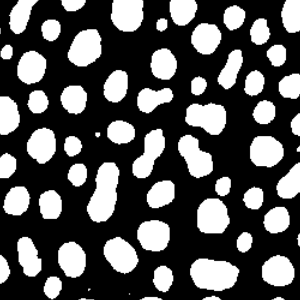
//> input picture Taller 4/build/img1.png, 300 x 300 px
$ ./taller_4 build/img1.png   (built with g++ and OpenCV 4)
//> lines starting //> are read from the running program, lines starting //| are printed output that depends on the picture
#include "opencv2/imgproc.hpp"
#include "opencv2/highgui.hpp"
#include <iostream>
#include <vector>
#include <unistd.h>
using namespace cv;
using namespace std;

Mat src, copia;

struct Coordenadas
{
    int cX, cY, valor;
};

int valorRegion = 1;

vector<Coordenadas> colaDePixeles;

bool verificarPosicion(int x, int y)
{
    for (int i = 0; i < colaDePixeles.size(); i++)
    {
        if (colaDePixeles[i].cX == x && colaDePixeles[i].cY == y)
        {
            return false;
        }
    }
    return true;
}

void buscarRegion(Coordenadas punto)
{
    Coordenadas hijoArriba, hijoAbajo, hijoDer, hijoIzq;

    if ((punto.cY - 1) > 0)
    {
        hijoArriba.cX = punto.cX;
        hijoArriba.cY = punto.cY - 1;
        if ((int)src.at<uchar>(hijoArriba.cY, hijoArriba.cX) > 0 && verificarPosicion(hijoArriba.cX, hijoArriba.cY))
        {
            Coordenadas nuevo;
            nuevo.cX = hijoArriba.cX;
            nuevo.cY = hijoArriba.cY;
            nuevo.valor = valorRegion;

            colaDePixeles.push_back(nuevo);
            buscarRegion(nuevo);
        }
    }

    if ((punto.cY + 1) < src.rows)
    {
        hijoAbajo.cX = punto.cX;
        hijoAbajo.cY = punto.cY + 1;
        if ((int)src.at<uchar>(hijoAbajo.cY, hijoAbajo.cX) > 0 && verificarPosicion(hijoAbajo.cX, hijoAbajo.cY))
        {
            Coordenadas nuevo;
            nuevo.cX = hijoAbajo.cX;
            nuevo.cY = hijoAbajo.cY;
            nuevo.valor = valorRegion;

            colaDePixeles.push_back(nuevo);
            buscarRegion(nuevo);
        }
    }

    if ((punto.cX + 1) < src.cols)
    {
        hijoDer.cX = punto.cX + 1;
        hijoDer.cY = punto.cY;
        if ((int)src.at<uchar>(hijoDer.cY, hijoDer.cX) > 0 && verificarPosicion(hijoDer.cX, hijoDer.cY))
        {
            Coordenadas nuevo;
            nuevo.cX = hijoDer.cX;
            nuevo.cY = hijoDer.cY;
            nuevo.valor = valorRegion;

            colaDePixeles.push_back(nuevo);
            buscarRegion(nuevo);
        }
    }

    if ((punto.cX - 1) > 0)
    {
        hijoIzq.cX = punto.cX - 1;
        hijoIzq.cY = punto.cY;
        if ((int)src.at<uchar>(hijoIzq.cY, hijoIzq.cX) > 0 && verificarPosicion(hijoIzq.cX, hijoIzq.cY))
        {
            Coordenadas nuevo;
            nuevo.cX = hijoIzq.cX;
            nuevo.cY = hijoIzq.cY;
            nuevo.valor = valorRegion;

            colaDePixeles.push_back(nuevo);
            buscarRegion(nuevo);
        }
    }
    return;
}

void verificacionRegiones(Mat src)
{
    for (int i = 0; i < src.cols; i++)
    {
        for (int j = 0; j < src.rows; j++)
        {
            if ((int)src.at<uchar>(j, i) > 0 && verificarPosicion(i, j))
            {
                Coordenadas nuevo;
                nuevo.cX = i;
                nuevo.cY = j;
                nuevo.valor = valorRegion;

                colaDePixeles.push_back(nuevo);
                buscarRegion(nuevo);
                valorRegion++;
            }
        }
    }
}

int main(int argc, char *argv[])
{

    src = imread(argv[1], IMREAD_GRAYSCALE);
//> src is the input picture: 300 rows x 300 cols, CV_8UC1; min 0, max 255, mean 87.2
    if (src.empty())
    {
        cout << "No se puede abrir la imagen \n"
             << endl;
        return -1;
    }
    int contador = 1, intensidadImagen, cXAux, cYAux;
    float valorVariacionRegion;
    Size size(src.cols, src.rows);
//> size = Size(300, 300)
    copia = Mat::zeros(size, CV_8UC1);

    cout << "Buscando Regiones en la imagen..." << endl;

    for (int i = 0; i < src.cols; i++)
    {
        for (int j = 0; j < src.rows; j++)
        {
            if ((int)src.at<uchar>(j, i) > 0 && verificarPosicion(i, j))
            {
                Coordenadas nuevo;
                nuevo.cX = i;
                nuevo.cY = j;
                nuevo.valor = valorRegion;

                colaDePixeles.push_back(nuevo);
                buscarRegion(nuevo);
                valorRegion++;
            }
        }
    }
//> this loop made 300 passes
//> valorRegion on passes 1 to 3: 6, 6, 7
//> after the loop, colaDePixeles = 34242 items; valorRegion = 69
    valorVariacionRegion = 205 / valorRegion;
//> valorVariacionRegion = 2
    intensidadImagen = 205;

    cout << "Generando imagen de Regiones Individuales etiquetadas..." << endl;

    while (contador <= valorRegion)
    {
        for (int i = 0; i < colaDePixeles.size(); i++)
        {
            if(colaDePixeles[i].valor == contador)
            {
                cXAux = colaDePixeles[i].cX;
                cYAux = colaDePixeles[i].cY;
                copia.at<uchar>(cYAux, cXAux) = intensidadImagen;
            }
        }
        contador ++;
        intensidadImagen = intensidadImagen - valorVariacionRegion;
    }
//> this loop made 69 passes
//> (cXAux, cYAux, intensidadImagen) on passes 1 to 12: (0, 34, 203), (1, 58, 201), (19, 114, 199), (2, 156, 197), (10, 274, 195), (4, 206, 193), (8, 21, 191), (18, 77, 189), (18, 262, 187), (39, 0, 185), (28, 107, 183), (28, 142, 181)
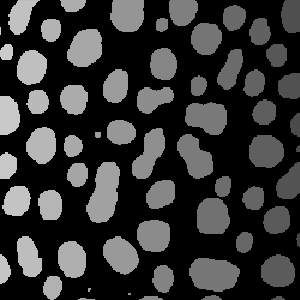
//> copia: 300 rows x 300 cols, CV_8UC1; min 0, max 205, mean 53.2
//> after the loop, cXAux = 297; cYAux = 240; contador = 70; intensidadImagen = 67

    imwrite("copia.png", copia);
}
